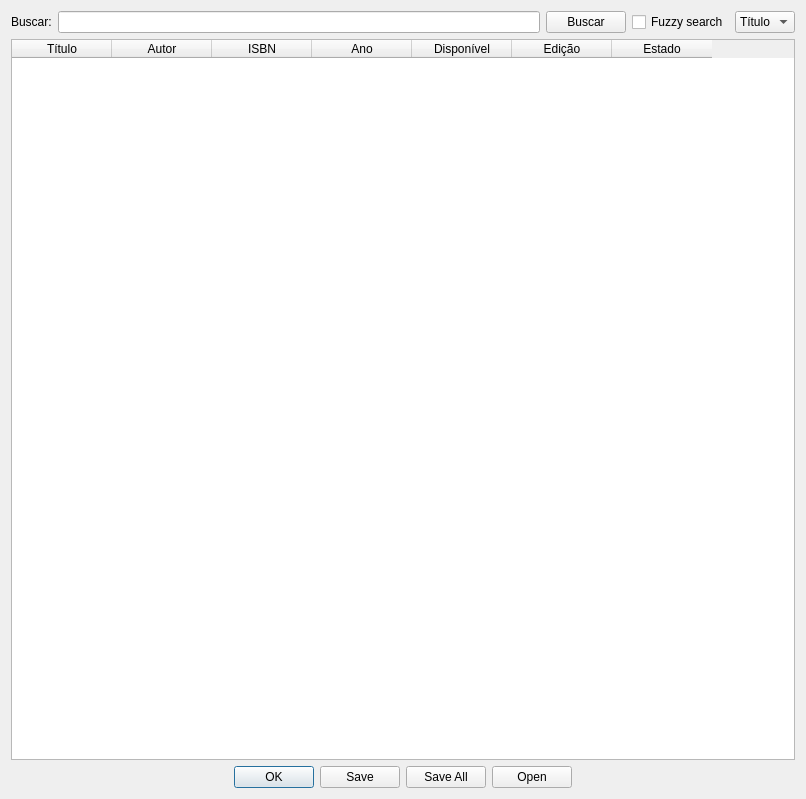
<?xml version="1.0" encoding="UTF-8"?>
<ui version="4.0">
 <class>Dialog</class>
 <widget class="QDialog" name="Dialog">
  <property name="geometry">
   <rect>
    <x>0</x>
    <y>0</y>
    <width>806</width>
    <height>799</height>
   </rect>
  </property>
  <property name="windowTitle">
   <string>Dialog</string>
  </property>
  <layout class="QGridLayout" name="gridLayout_2">
   <item row="0" column="0">
    <layout class="QGridLayout" name="gridLayout">
     <item row="3" column="1">
      <widget class="QDialogButtonBox" name="buttonBox">
       <property name="orientation">
        <enum>Qt::Horizontal</enum>
       </property>
       <property name="standardButtons">
        <set>QDialogButtonBox::Ok|QDialogButtonBox::Open|QDialogButtonBox::Save|QDialogButtonBox::SaveAll</set>
       </property>
       <property name="centerButtons">
        <bool>true</bool>
       </property>
      </widget>
     </item>
     <item row="2" column="1">
      <widget class="QTableWidget" name="tableWidget">
       <column>
        <property name="text">
         <string>Título</string>
        </property>
       </column>
       <column>
        <property name="text">
         <string>Autor</string>
        </property>
       </column>
       <column>
        <property name="text">
         <string>ISBN</string>
        </property>
       </column>
       <column>
        <property name="text">
         <string>Ano</string>
        </property>
       </column>
       <column>
        <property name="text">
         <string>Disponível</string>
        </property>
       </column>
       <column>
        <property name="text">
         <string>Edição</string>
        </property>
       </column>
       <column>
        <property name="text">
         <string>Estado</string>
        </property>
       </column>
      </widget>
     </item>
     <item row="1" column="1">
      <layout class="QHBoxLayout" name="horizontalLayout">
       <item>
        <widget class="QLabel" name="label">
         <property name="text">
          <string>Buscar:</string>
         </property>
        </widget>
       </item>
       <item>
        <widget class="QLineEdit" name="lineEdit"/>
       </item>
       <item>
        <widget class="QPushButton" name="pushButton">
         <property name="text">
          <string>Buscar</string>
         </property>
        </widget>
       </item>
       <item>
        <widget class="QCheckBox" name="checkBox">
         <property name="text">
          <string>Fuzzy search</string>
         </property>
        </widget>
       </item>
       <item>
        <widget class="QComboBox" name="comboBox">
         <item>
          <property name="text">
           <string>Título</string>
          </property>
         </item>
         <item>
          <property name="text">
           <string>Autor</string>
          </property>
         </item>
         <item>
          <property name="text">
           <string>ISBN</string>
          </property>
         </item>
        </widget>
       </item>
      </layout>
     </item>
    </layout>
   </item>
  </layout>
 </widget>
 <resources/>
 <connections/>
</ui>
